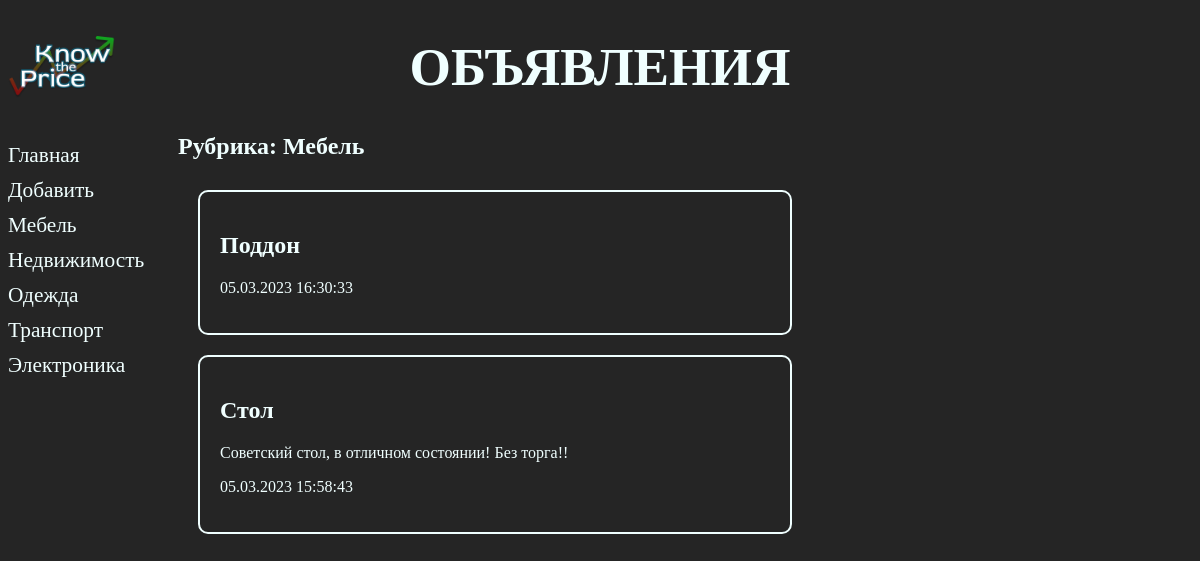
The page /bboard/4/ on the database its author committed.
### bboard/models.py (models this page shows, shortened)
class Rubric(models.Model):
    name = models.CharField(max_length=20, db_index=True, verbose_name='Название')
    class Meta:
        verbose_name_plural = 'Рубрики'
        verbose_name = 'Рубрика'
        ordering = ['name']

class Bb(models.Model):
    class Kinds(models.IntegerChoices):
        BUY = 1, 'Куплю'
        SELL = 2, 'Продам'
        EXCHANGE = 3, 'Обменяю'
        RENT = 4
        __empty__ = 'Выберите тип публикуемого объявления'
    TYPES_PRODUCTS = (
        ('', 'Выберите тип продукта'),
        ('new', 'Новый'),
        ('old', 'Б/У'),
    )
    title = models.CharField(max_length=50,
                            verbose_name='Товар')
    content = models.TextField(null=True,
                               blank=True,
                               verbose_name='Описание')
    price = models.FloatField(null=True,
                              blank=True,
                              verbose_name='Цена')
    published = models.DateTimeField(auto_now_add=True,
                                     db_index=True,
                                     verbose_name='Опубликовано')
    rubric = models.ForeignKey('Rubric',
                               null=True,
                               on_delete=models.PROTECT,
                               verbose_name='Рубрика')
    types_of_product = models.CharField(max_length=3,
                                        choices=TYPES_PRODUCTS,
                                        blank=True, # необязательно к заполнению
                                        verbose_name='Состояние продукта')
    kind = models.CharField(max_length=1,
                            choices=Kinds.choices,
                            default=Kinds.SELL,
                            verbose_name='Тип объявления')
    class Meta:
        verbose_name_plural = 'Объявления'
        verbose_name = 'Объявление'
        ordering = ['-published']

### bboard/views.py (the view)
# urls.py: path('<int:rubric_id>/', by_rubric, name='by_rubric'),
def by_rubric(request, rubric_id):
    bbs = Bb.objects.filter(rubric=rubric_id)
    rubrics = Rubric.objects.all()
    current_rubric = Rubric.objects.get(pk=rubric_id)
    context = {'bbs': bbs,
               'rubrics': rubrics,
               'current_rubric': current_rubric
               }
    return render(request, 'bboard/by_rubric.html', context)

### bboard/templates/bboard/by_rubric.html (shortened to what this page needs)
{% extends 'layout/basic.html' %}
{% block content %}
<h2>Рубрика: {{ current_rubric.name }}</h2>
<div class="spisok-tovarov">
    {% for bb in bbs %}
    <div class="block">
        <h2>{{ bb.title }}</h2>
        <p>{{ bb.content }}</p>
        <p>{{ bb.published|date:"d.m.Y H:i:s" }}</p>
    </div>
    {% endfor %}
</div>
{% endblock content %}

### bboard/templates/layout/basic.html (shortened to what this page needs)
{% load static %}
<!DOCTYPE html>
<html lang="en">
<head>
    <link rel="stylesheet" type="text/css"
    href="{% static 'bboard/style.css' %}">
</head>
<body>
    <header>
        <h1>Объявления</h1>
    </header>
    <nav>
        <a href="{% url 'index' %}">Главная</a>
        <a href="{% url 'add' %}">Добавить</a>
        {% for rubric in rubrics %}
        <a href="{% url 'by_rubric' rubric.pk %}">{{ rubric.name }}</a>
        {% endfor %}
    </nav>
    <section>
        {% block content %}
        {% endblock content %}
    </section>
</body>
</html>

### bboard/static/bboard/style.css (style rules this page uses)
body { background-color: #252525; color: azure; text-decoration: none; }
header h1 { font-size: 40pt; text-transform: uppercase; text-align: center; background: url("logo_KTP.png") left / auto 100% no-repeat; }
nav { font-size: 16pt; width: 150px; float: left; }
nav a { display: block; margin: 10px 0px; text-decoration: none; color: azure; }
section { margin-left: 170px; }
.spisok-tovarov { display: flex; max-width: 1300px; flex-wrap: wrap; justify-content: space-between; align-content: space-between; }
div.block { border: 2px azure solid; border-radius: 10px; padding: 20px; width: 550px; margin: 10px 20px; }

### rows shown on the page
Rubric: name "Мебель"
Rubric: name "Недвижимость"
Rubric: name "Одежда"
Rubric: name "Транспорт"
Rubric: name "Электроника"
Bb: title "Поддон", published "05.03.2023 16:30:33"
Bb: title "Стол", content "Советский стол, в отличном состоянии! Без торга!!", published "05.03.2023 15:58:43"
